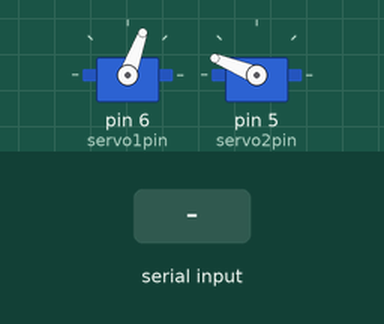
Recording of a sketch running on a simulated Arduino Uno, built with avr-gcc and run on an emulated ATmega328P. Shown: 2 × servo. The test bench sets the inputs (shaded band).

Above: at 1.2 s.
1.3 s: "0" received over Serial
At 2.2 s:
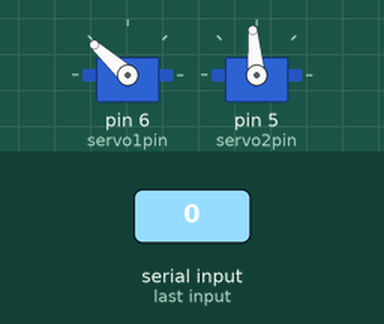
2.8 s: "1" received over Serial
At 3.3 s:
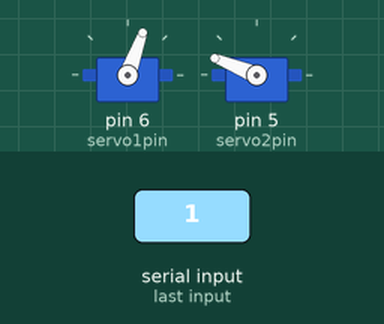
Timing chart, 0 to 5.8 s (numbered marks = the images above; inputs shaded):
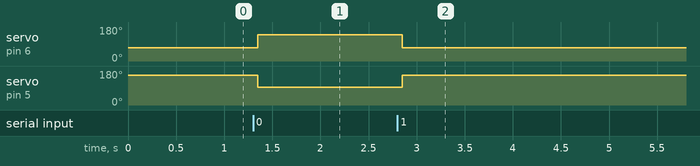

The sketch:

test_folding_griper.ino
```cpp
#include <Servo.h>

int hall0 = A1;
int hall1 = A2;
int hall2 = A3;
int hall3 = A4;

int servo1pin= 6; //svart
int servo2pin= 5; //blå

//tuned positions for the servos
int servo1_open = 70;
int servo1_close = 138;
int servo2_open = 158;
int servo2_close = 95;

Servo servo1;
Servo servo2;


void setup()
{
    pinMode(servo1pin, OUTPUT);
    pinMode(servo2pin, OUTPUT);
    pinMode(hall0, INPUT);
    pinMode(hall1, INPUT);
    pinMode(hall2, INPUT);
    pinMode(hall3, INPUT);

    servo1.attach(servo1pin);
    servo2.attach(servo2pin);

    servo1.write(servo1_open);
    servo2.write(servo2_open);
    Serial.begin(115200 );
}

void loop()
{

  if (Serial.available() > 0) {
    delay(50);
    int input = Serial.read();

    if (input == '2') //return hall data
    {
      int hall0_val = analogRead(hall0);
      int hall1_val = analogRead(hall1);
      int hall2_val = analogRead(hall2);
      int hall3_val = analogRead(hall3);
      Serial.println( hall0_val + String(",") + hall1_val + String(",") + hall2_val + String(",") + hall3_val);
    }
    else if (input == '1') { //åpne
      servo1.write(servo1_open);
      servo2.write(servo2_open);
    }
    else if (input == '0'){ //lukke
      servo1.write(servo1_close);
      servo2.write(servo2_close);
    }
  }
}
```

Measured:
- after the input at 1.3 s, servo on pin 6 (servo1pin): 70° → 138° after 0.05 s; servo on pin 5 (servo2pin): 158° → 95° after 0.05 s
- after the input at 2.8 s, servo on pin 6 (servo1pin): 138° → 70° after 0.05 s; servo on pin 5 (servo2pin): 95° → 158° after 0.05 s
